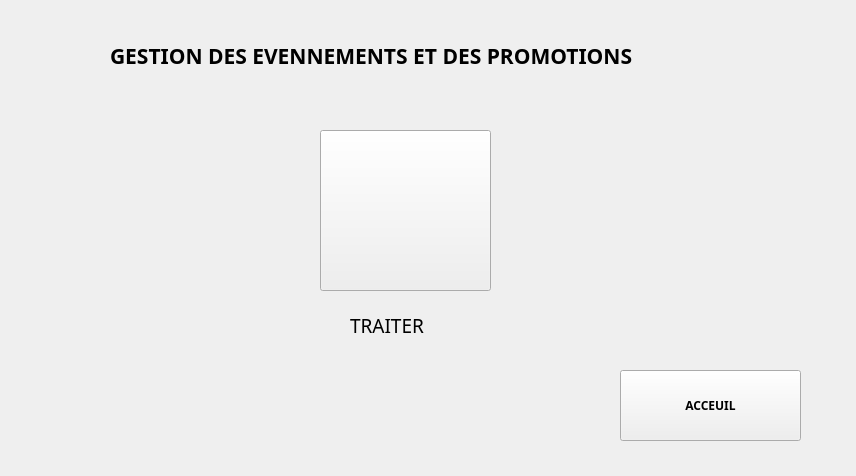
<?xml version="1.0" encoding="UTF-8"?>
<ui version="4.0">
 <class>GUI_EventPromo</class>
 <widget class="QWidget" name="GUI_EventPromo">
  <property name="geometry">
   <rect>
    <x>0</x>
    <y>0</y>
    <width>856</width>
    <height>476</height>
   </rect>
  </property>
  <property name="windowTitle">
   <string>Form</string>
  </property>
  <widget class="QLabel" name="label">
   <property name="geometry">
    <rect>
     <x>110</x>
     <y>30</y>
     <width>641</width>
     <height>51</height>
    </rect>
   </property>
   <property name="font">
    <font>
     <family>Century Gothic</family>
     <pointsize>16</pointsize>
     <weight>75</weight>
     <bold>true</bold>
    </font>
   </property>
   <property name="text">
    <string>GESTION DES EVENNEMENTS ET DES PROMOTIONS</string>
   </property>
  </widget>
  <widget class="QPushButton" name="event">
   <property name="geometry">
    <rect>
     <x>320</x>
     <y>130</y>
     <width>171</width>
     <height>161</height>
    </rect>
   </property>
   <property name="text">
    <string/>
   </property>
   <property name="icon">
    <iconset resource="images.qrc">
     <normaloff>:/icons/manage.png</normaloff>:/icons/manage.png</iconset>
   </property>
   <property name="iconSize">
    <size>
     <width>150</width>
     <height>150</height>
    </size>
   </property>
  </widget>
  <widget class="QLabel" name="label_2">
   <property name="geometry">
    <rect>
     <x>350</x>
     <y>300</y>
     <width>171</width>
     <height>51</height>
    </rect>
   </property>
   <property name="font">
    <font>
     <family>Century Gothic</family>
     <pointsize>14</pointsize>
    </font>
   </property>
   <property name="text">
    <string>TRAITER</string>
   </property>
  </widget>
  <widget class="QPushButton" name="pushButton">
   <property name="geometry">
    <rect>
     <x>620</x>
     <y>370</y>
     <width>181</width>
     <height>71</height>
    </rect>
   </property>
   <property name="font">
    <font>
     <family>Century Gothic</family>
     <weight>75</weight>
     <bold>true</bold>
    </font>
   </property>
   <property name="text">
    <string>ACCEUIL</string>
   </property>
   <property name="icon">
    <iconset resource="images.qrc">
     <normaloff>:/icons/acceuil.png</normaloff>:/icons/acceuil.png</iconset>
   </property>
   <property name="iconSize">
    <size>
     <width>30</width>
     <height>30</height>
    </size>
   </property>
  </widget>
 </widget>
 <resources>
  <include location="images.qrc"/>
 </resources>
 <connections/>
</ui>
